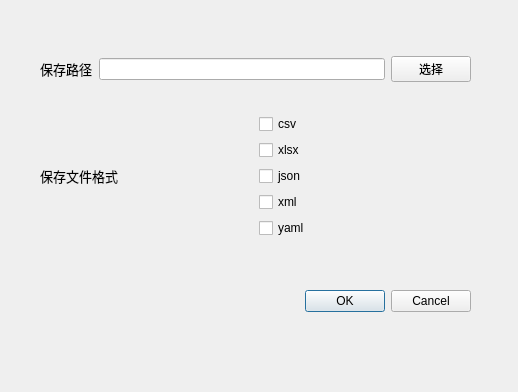
<?xml version="1.0" encoding="UTF-8"?>
<ui version="4.0">
 <class>Dialog</class>
 <widget class="QDialog" name="Dialog">
  <property name="geometry">
   <rect>
    <x>0</x>
    <y>0</y>
    <width>518</width>
    <height>392</height>
   </rect>
  </property>
  <property name="windowTitle">
   <string>Dialog</string>
  </property>
  <widget class="QWidget" name="verticalLayoutWidget_2">
   <property name="geometry">
    <rect>
     <x>40</x>
     <y>30</y>
     <width>431</width>
     <height>311</height>
    </rect>
   </property>
   <layout class="QVBoxLayout" name="verticalLayout_2">
    <item>
     <layout class="QVBoxLayout" name="verticalLayout">
      <item>
       <layout class="QHBoxLayout" name="horizontalLayout">
        <item>
         <widget class="QLabel" name="saveDirLabel">
          <property name="font">
           <font>
            <family>黑体</family>
            <pointsize>10</pointsize>
           </font>
          </property>
          <property name="text">
           <string>保存路径</string>
          </property>
         </widget>
        </item>
        <item>
         <widget class="QLineEdit" name="saveDirEdit">
          <property name="enabled">
           <bool>true</bool>
          </property>
          <property name="readOnly">
           <bool>true</bool>
          </property>
         </widget>
        </item>
        <item>
         <widget class="QPushButton" name="saveDirButton">
          <property name="text">
           <string>选择</string>
          </property>
         </widget>
        </item>
       </layout>
      </item>
      <item>
       <layout class="QHBoxLayout" name="horizontalLayout_2">
        <item>
         <widget class="QLabel" name="label">
          <property name="font">
           <font>
            <family>黑体</family>
            <pointsize>10</pointsize>
           </font>
          </property>
          <property name="text">
           <string>保存文件格式</string>
          </property>
         </widget>
        </item>
        <item>
         <layout class="QVBoxLayout" name="verticalLayout_3">
          <item>
           <widget class="QCheckBox" name="csvBox">
            <property name="text">
             <string>csv</string>
            </property>
           </widget>
          </item>
          <item>
           <widget class="QCheckBox" name="xlsxBox">
            <property name="text">
             <string>xlsx</string>
            </property>
           </widget>
          </item>
          <item>
           <widget class="QCheckBox" name="jsonBox">
            <property name="text">
             <string>json</string>
            </property>
           </widget>
          </item>
          <item>
           <widget class="QCheckBox" name="xmlBox">
            <property name="text">
             <string>xml</string>
            </property>
           </widget>
          </item>
          <item>
           <widget class="QCheckBox" name="yamlBox">
            <property name="text">
             <string>yaml</string>
            </property>
           </widget>
          </item>
         </layout>
        </item>
       </layout>
      </item>
      <item>
       <spacer name="horizontalSpacer_2">
        <property name="orientation">
         <enum>Qt::Horizontal</enum>
        </property>
        <property name="sizeHint" stdset="0">
         <size>
          <width>40</width>
          <height>20</height>
         </size>
        </property>
       </spacer>
      </item>
      <item>
       <widget class="QDialogButtonBox" name="buttonBox">
        <property name="orientation">
         <enum>Qt::Horizontal</enum>
        </property>
        <property name="standardButtons">
         <set>QDialogButtonBox::Cancel|QDialogButtonBox::Ok</set>
        </property>
       </widget>
      </item>
     </layout>
    </item>
   </layout>
  </widget>
 </widget>
 <resources/>
 <connections>
  <connection>
   <sender>buttonBox</sender>
   <signal>accepted()</signal>
   <receiver>Dialog</receiver>
   <slot>accept()</slot>
   <hints>
    <hint type="sourcelabel">
     <x>248</x>
     <y>254</y>
    </hint>
    <hint type="destinationlabel">
     <x>157</x>
     <y>274</y>
    </hint>
   </hints>
  </connection>
  <connection>
   <sender>buttonBox</sender>
   <signal>rejected()</signal>
   <receiver>Dialog</receiver>
   <slot>reject()</slot>
   <hints>
    <hint type="sourcelabel">
     <x>316</x>
     <y>260</y>
    </hint>
    <hint type="destinationlabel">
     <x>286</x>
     <y>274</y>
    </hint>
   </hints>
  </connection>
 </connections>
</ui>
